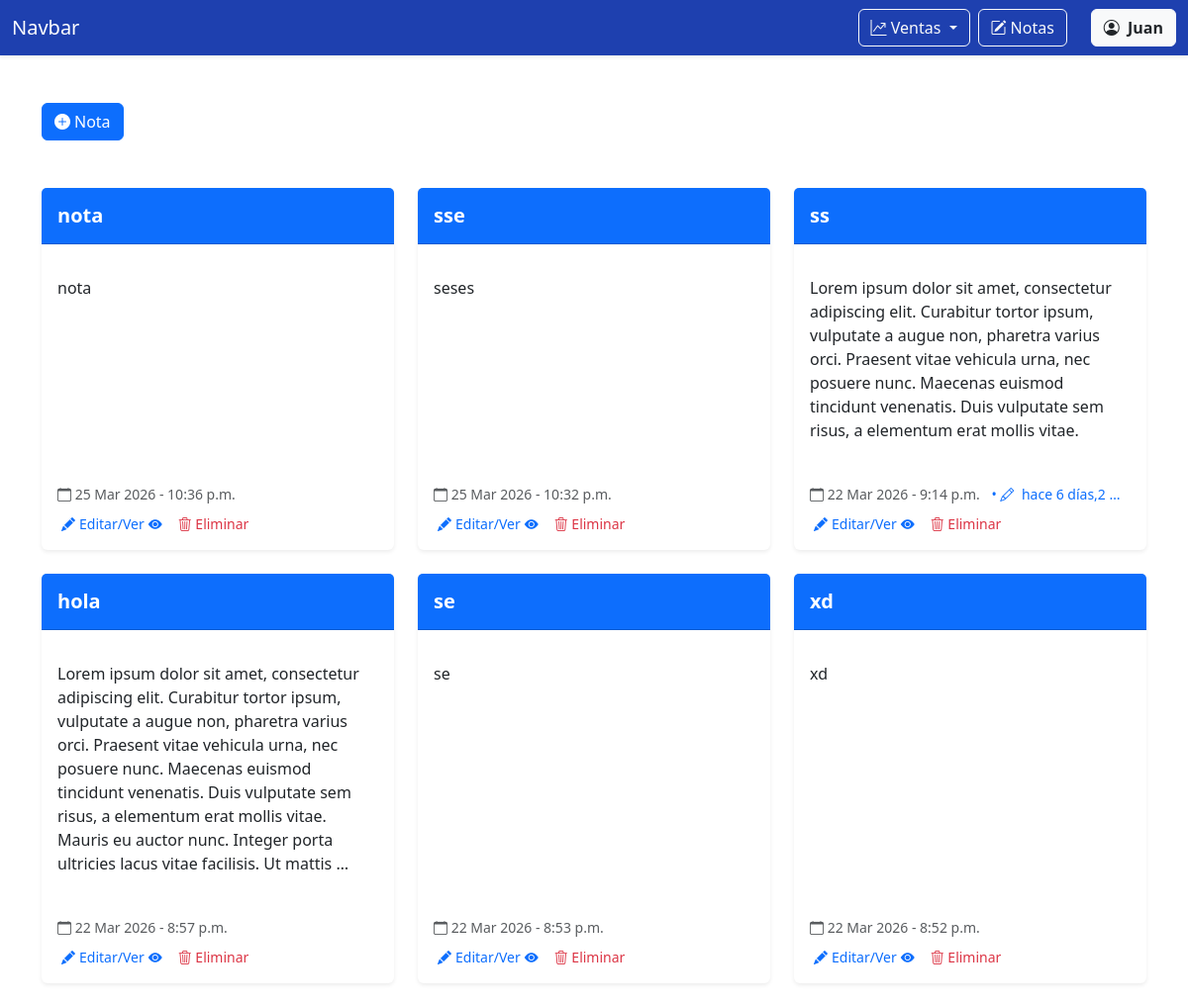
Page /notas/ (signed in, upper part) on the earlier database version.
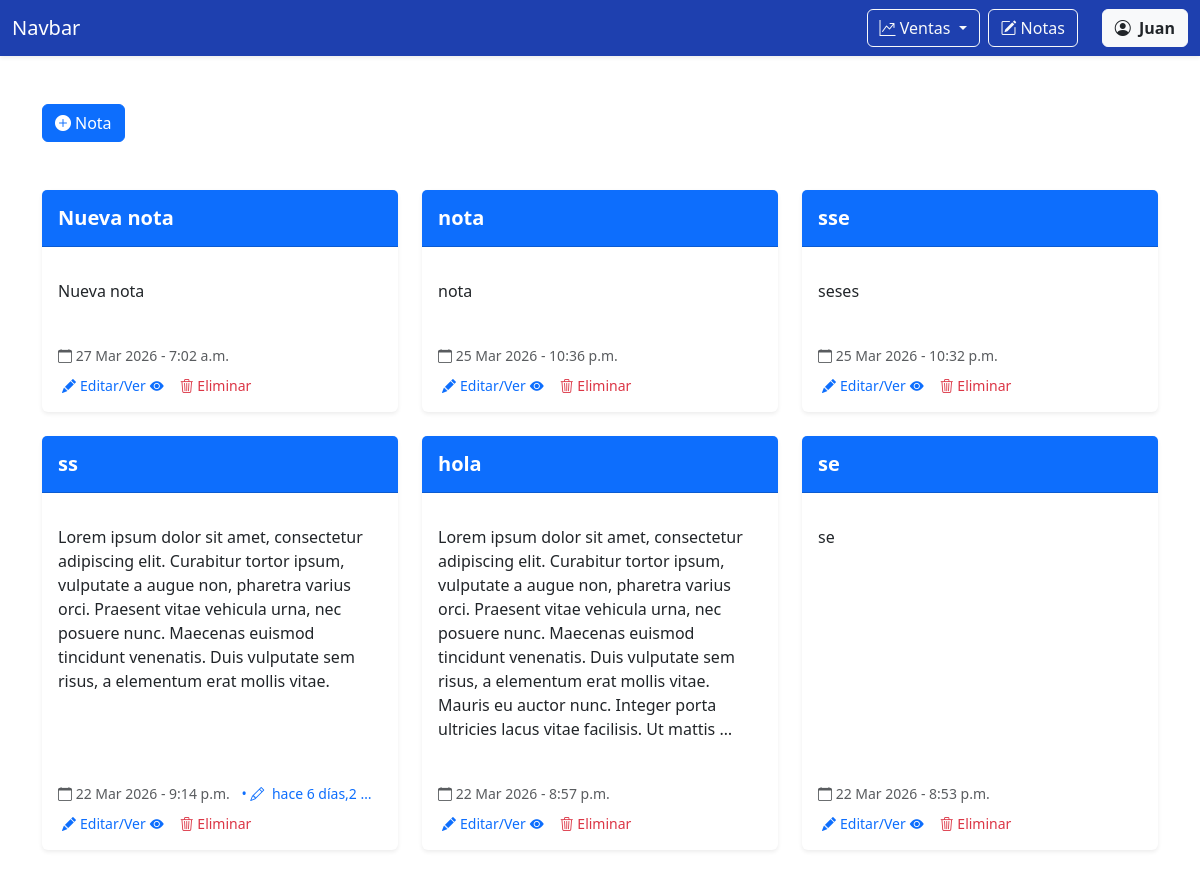
Same page on the later database version.
### notas/models.py (models this page shows)
class Nota(models.Model):
    title = models.CharField('Título',max_length=200)
    description = models.TextField('Descripción',blank=True)
    created = models.DateTimeField(auto_now_add=True)
    updated = models.DateTimeField(auto_now=True)
    user = models.ForeignKey(User, on_delete=models.CASCADE)

### notas/views.py (the view, shortened to what this page needs)
# urls.py: path('', views.index_notas, name='notas'),
@login_required
def index_notas(request):
    if request.method == 'GET':
        my_notes = Nota.objects.filter(user=request.user).order_by('-created')
        return render(request, 'notas.html', {
        'form': NotaForm(),
        'notes': my_notes
    })

### notas/templates/notas.html (shortened to what this page needs)
{% extends 'base.html' %}
{% block content %}
<div class="container mt-5">
  <button type="button" class="btn btn-primary" data-bs-toggle="modal" data-bs-target="#createModal">
    <i class="bi bi-plus-circle-fill me-1"></i>Nota
  </button>
</div>
<div class="container my-5">
  <div class="row">
    {% for note in notes %}
    <div class="col-md-4 mb-4">
      <div class="card h-100 shadow-sm border-0">
        <div class="card-header bg-primary text-white py-3">
          <h5 class="card-title mb-0 fw-bold">{{ note.title }}</h5>
        </div>
        <div class="card-body">
          <p class="card-text text-secondary">
            {{ note.description|linebreaks|truncatewords:50 }}
          </p>
        </div>
        <div class="card-footer bg-transparent border-0">
          <small class="text-muted">
            <i class="bi bi-calendar"></i> {{ note.created|date:"d M Y" }} - {{note.created|time:"g:i a"}}
            {% if note.updated|date:"U" > note.created|date:"U" %}
            <span class="ms-2 text-primary">
              • <i class="bi bi-pencil me-1"></i>
              hace {{note.updated|timesince|truncatewords:2}}
            </span>
            {% endif %}
          </small>
        </div>
        <div class="px-3 pb-3 d-flex gap-3">
          <button type="button" class="btn btn-sm btn-outline-primary border-0 p-0 ms-1"
            data-bs-target="#updateModal{{ note.id }}" data-bs-toggle="modal">
            <i class="bi bi-pencil-fill me-1"></i>Editar/Ver<i class="bi bi-eye-fill ms-1"></i>
          </button>
          <button type="button" class="btn btn-sm btn-outline-danger border-0 p-0" data-bs-toggle="modal"
            data-bs-target="#deleteModal{{note.id}}">
            <i class="bi bi-trash3"></i>
            Eliminar
          </button>
        </div>
      </div>
    </div>
    {% endfor %}
  </div>
</div>
{% endblock content %}

Differences in the rows shown:
no longer on this page (row unchanged): Nota: title "xd", description "xd", created "22 Mar 2026", created "8:52 p.m."
added Nota: title "Nueva nota", description "Nueva nota", created "27 Mar 2026", created "7:02 a.m."
